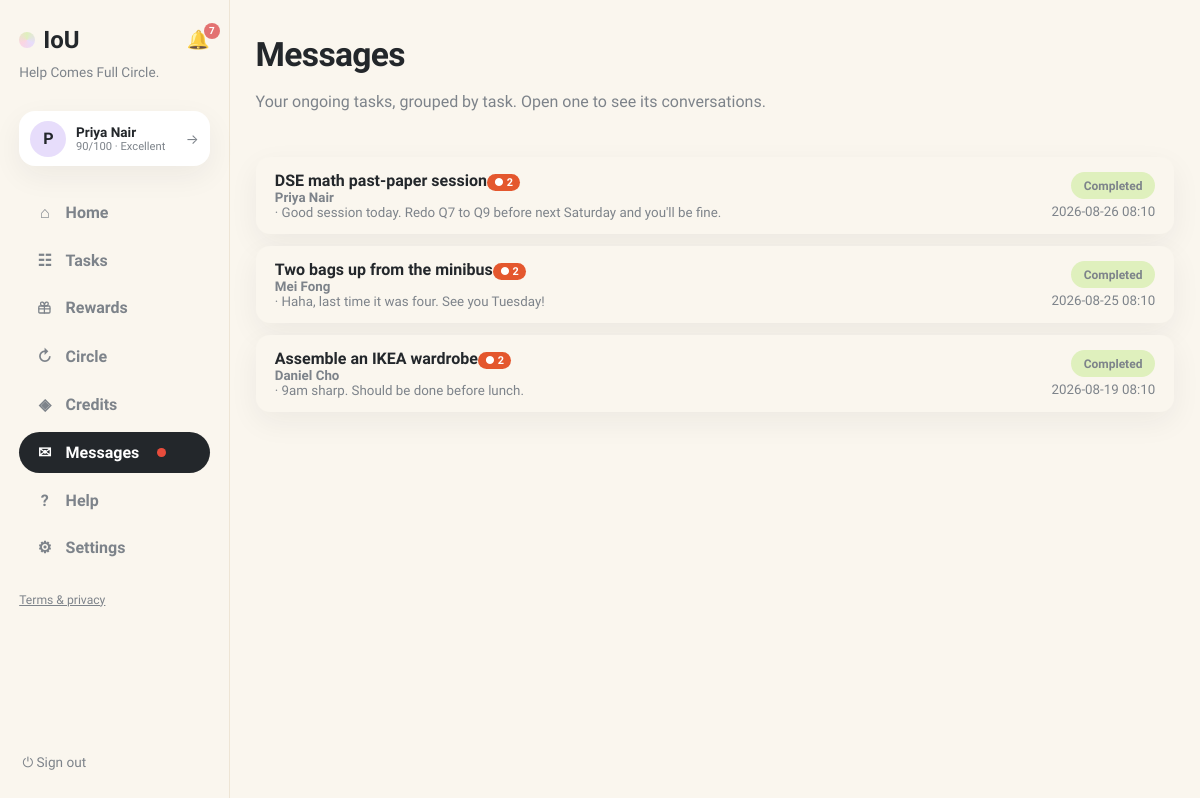
Page /messages (signed in) on the earlier database version.
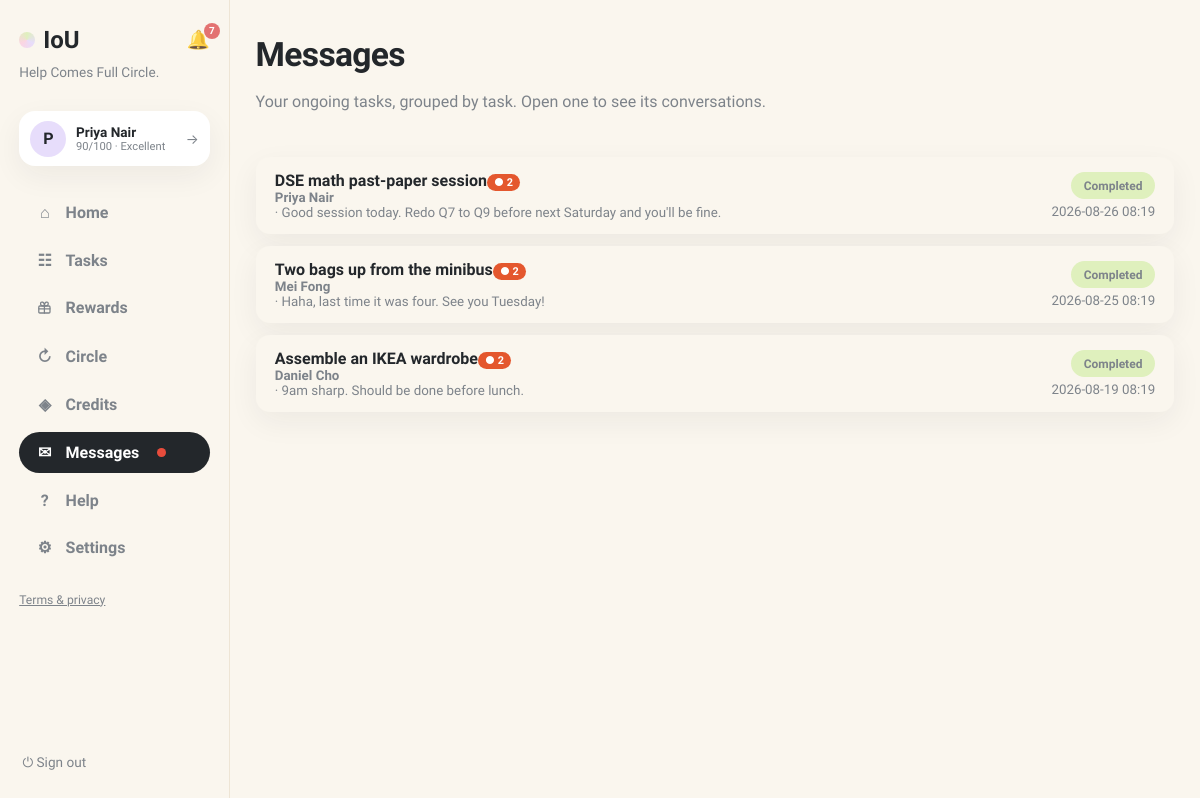
Same page on the later database version.
### tables this page shows
CREATE TABLE users (
                id INTEGER PRIMARY KEY, name TEXT NOT NULL, email TEXT UNIQUE NOT NULL,
                password TEXT NOT NULL, balance INTEGER NOT NULL DEFAULT 0,
                held_balance INTEGER NOT NULL DEFAULT 0,
                is_moderator INTEGER NOT NULL DEFAULT 0
            , language TEXT NOT NULL DEFAULT 'en', address TEXT, district TEXT, hkid TEXT, address_id TEXT, age INTEGER, birthday TEXT, skills TEXT NOT NULL DEFAULT '', community_helper INTEGER NOT NULL DEFAULT 0, created_at TEXT, consent_analytics INTEGER NOT NULL DEFAULT 0, reliability INTEGER NOT NULL DEFAULT 60, account_status TEXT NOT NULL DEFAULT 'active', analytics_consent INTEGER NOT NULL DEFAULT 0, username TEXT, bio TEXT, verification_identity TEXT NOT NULL DEFAULT 'unverified', verification_neighbourhood TEXT NOT NULL DEFAULT 'unverified', vis_photo INTEGER NOT NULL DEFAULT 1, vis_neighbourhood INTEGER NOT NULL DEFAULT 1, vis_skills INTEGER NOT NULL DEFAULT 1, vis_bio INTEGER NOT NULL DEFAULT 1, vis_completed INTEGER NOT NULL DEFAULT 1, vis_circle INTEGER NOT NULL DEFAULT 1, circle_enabled INTEGER NOT NULL DEFAULT 1, circle_notifications INTEGER NOT NULL DEFAULT 1, circle_community_only INTEGER NOT NULL DEFAULT 0, circle_max_distance_km REAL NOT NULL DEFAULT 2.0, circle_availability TEXT NOT NULL DEFAULT '');

CREATE TABLE requests (
                id INTEGER PRIMARY KEY, title TEXT NOT NULL, description TEXT NOT NULL,
                category TEXT NOT NULL, requester_id INTEGER NOT NULL,
                status TEXT NOT NULL DEFAULT 'open', provider_id INTEGER,
                requester_value INTEGER, requester_buffer INTEGER,
                provider_value INTEGER, provider_buffer INTEGER,
                agreed_value INTEGER, negotiation_deadline TEXT,
                effort_minutes INTEGER, complexity INTEGER, quality_score INTEGER,
                completed_at TEXT,
                created_at TEXT NOT NULL, location TEXT, needed_by TEXT, urgency TEXT, meetup_date TEXT, meetup_time TEXT, meetup_location TEXT, preferred_time TEXT, completion_note TEXT, completion_evidence TEXT, confirm_requester INTEGER NOT NULL DEFAULT 0, confirm_provider INTEGER NOT NULL DEFAULT 0, started_at TEXT, provider_completed_at TEXT, requester_confirmed_at TEXT, release_at TEXT, proof_path TEXT, proof_status TEXT, dispute_eligible INTEGER NOT NULL DEFAULT 1, dispute_window_days INTEGER NOT NULL DEFAULT 3, settlement_value INTEGER, circle_id INTEGER, cancel_requested_by INTEGER, cancel_reason TEXT, cancel_compensation INTEGER NOT NULL DEFAULT 0, evidence_required INTEGER NOT NULL DEFAULT 1, duration_minutes INTEGER NOT NULL DEFAULT 0, community_id INTEGER, visibility TEXT NOT NULL DEFAULT 'public', reservation_status TEXT NOT NULL DEFAULT 'public', selected_by_user_id INTEGER, was_ever_reserved INTEGER NOT NULL DEFAULT 0,
                FOREIGN KEY(requester_id) REFERENCES users(id),
                FOREIGN KEY(provider_id) REFERENCES users(id)
            );

### app.py (the view)
@app.get("/messages", response_class=HTMLResponse)
def messages_page(request: Request):
    user = current_user(request)
    if not user:
        return RedirectResponse("/login", status_code=303)
    with db() as connection:
        threads = connection.execute(
            """SELECT r.id, r.title, r.status, r.category,
                      u.name requester_name, p.name provider_name,
                      (SELECT body FROM messages m WHERE m.request_id=r.id ORDER BY m.created_at DESC, m.id DESC LIMIT 1) last_body,
                      (SELECT created_at FROM messages m WHERE m.request_id=r.id ORDER BY m.created_at DESC, m.id DESC LIMIT 1) last_at,
                      (SELECT u2.name FROM messages m JOIN users u2 ON u2.id=m.sender_id
                        WHERE m.request_id=r.id AND m.sender_id IS NOT NULL
                        ORDER BY m.created_at DESC, m.id DESC LIMIT 1) last_sender_name,
                      (SELECT COUNT(*) FROM messages m WHERE m.request_id=r.id) msg_count,
                      (SELECT COUNT(*) FROM messages m
                        LEFT JOIN thread_reads tr ON tr.request_id=m.request_id AND tr.user_id=?
                        WHERE m.request_id=r.id AND m.sender_id IS NOT NULL AND m.sender_id != ?
                          AND m.id > COALESCE(tr.last_read_id, 0)) unread_count
               FROM requests r JOIN users u ON u.id=r.requester_id
               LEFT JOIN users p ON p.id=r.provider_id
               WHERE (r.requester_id=? OR r.provider_id=?
                      OR EXISTS (SELECT 1 FROM request_participants rp
                                 WHERE rp.request_id=r.id AND rp.user_id=?))
                 AND EXISTS (SELECT 1 FROM messages m WHERE m.request_id=r.id)
               ORDER BY last_at DESC""",
            (user["id"], user["id"], user["id"], user["id"], user["id"]),
        ).fetchall()
        exchanges = []
        for t in threads:
            item = load_request(connection, t["id"])
            needs, cta, label, href = exchange_flag(connection, item, user["id"])
            exchanges.append({"t": t, "needs": needs, "cta": cta, "label": label, "href": href})
        exchanges.sort(key=lambda e: not e["needs"])
    return render(request, "messages.html", page="messages", exchanges=exchanges)

### templates/messages.html (shortened to what this page needs)
{% extends "base.html" %}
{% block content %}
<header class="page-head">
  <div>
    <h1>Messages</h1>
    <p class="muted">Your ongoing tasks, grouped by task. Open one to see its conversations.</p>
  </div>
</header>
<div class="exchange-table">
{% for e in exchanges %}
  <a class="exchange-row card {% if e.needs %}needs{% endif %}" href="{{ e.href }}">
    <div class="ex-main">
      <b>{{ e.t.title }}{% if e.t.unread_count %}<span class="thread-unread">● {{ e.t.unread_count }}</span>{% endif %}</b>
      <small class="ex-preview">{% if e.t.last_sender_name %}<b class="ex-sender">{{ e.t.last_sender_name }}</b> · {% endif %}{{ e.t.last_body[:80] }}</small>
    </div>
    <div class="ex-side">
      <span class="status s-{{ e.t.status }}">{{ status_labels[e.t.status] if e.t.status in status_labels else e.t.status.replace('_',' ') }}</span>
      {% if e.needs %}<span class="ex-action">Action required →</span>
      {% else %}<small class="muted">{{ e.t.last_at[:16].replace('T',' ') }}</small>{% endif %}
    </div>
  </a>
{% else %}
  <div class="card"><p class="empty">No messages yet. Offer to help someone on the Community board and it appears here. <a href="/browse">Go to Community →</a></p></div>
{% endfor %}
</div>
{% endblock %}

### templates/base.html (shortened to what this page needs)
<!doctype html>
<html lang="en"><head><link rel="stylesheet" href="/static/style.css"></head>
<body class="app-body">
<nav class="sidebar">
  <div class="brand-row">
    <a class="brand" href="/"><span class="brand-dot"></span>IoU</a>
    {% if user %}
    <a class="bell {% if page == 'notifications' %}active{% endif %}" href="/notifications" title="Notifications">🔔{% if unread_notifs or unread_msgs %}<span class="bell-badge">{{ (unread_notifs or 0) + (unread_msgs or 0) }}</span>{% endif %}</a>
    {% endif %}
  </div>
  <p class="brand-tag">Help Comes Full Circle.</p>
  {% if user %}
  <a class="side-user" href="/profile" title="Your profile">
    <div class="avatar">{{ user.name[0] }}</div>
    {% set sc = user.reliability if user.reliability is not none else 60 %}
    {% set lab = 'Suspended' if sc <= 0 else ('Restricted' if sc < 30 else ('Limited' if sc < 60 else ('Strong' if sc < 80 else 'Excellent'))) %}
    <div class="sidebar-user-meta"><b>{{ user.name }}</b>
      <small>{{ sc }}/100 · {{ lab }}</small>
    </div>
    <span class="side-user-arrow">→</span>
  </a>
  <div class="nav-links">
    <a class="nav-link {% if page == 'home' %}active{% endif %}" href="/"><span class="nav-ico">⌂</span>Home</a>
    <a class="nav-link {% if page == 'browse' %}active{% endif %}" href="/browse"><span class="nav-ico">☷</span>Tasks</a>
    <a class="nav-link " href="/rewards"><span class="nav-ico"></span>Rewards</a>
    <a class="nav-link {% if page == 'circle' %}active{% endif %}" href="/chain-invitations"><span class="nav-ico">↻</span>Circle{% if circle_pending %}<span class="unread-dot"></span>{% endif %}</a>
    <a class="nav-link {% if page == 'credits' %}active{% endif %}" href="/history"><span class="nav-ico">◈</span>Credits</a>
    <a class="nav-link {% if page == 'messages' %}active{% endif %}" href="/messages"><span class="nav-ico">✉</span>Messages{% if unread_msgs %}<span class="unread-dot"></span>{% endif %}</a>
    <a class="nav-link {% if page == 'help' %}active{% endif %}" href="/help"><span class="nav-ico">?</span>Help</a>
    <a class="nav-link {% if page == 'account' %}active{% endif %}" href="/account"><span class="nav-ico">⚙</span>Settings</a>
  </div>
  <p class="nav-footer"><a href="/legal">Terms &amp; privacy</a></p>
  <form method="post" action="/logout" class="side-logout"><button class="link-button" title="Sign out">⏻ Sign out</button></form>
  {% else %}
  <div class="nav-links">
    <a class="nav-link" href="/login"><span class="nav-ico">→</span>Sign in</a>
    <a class="nav-link" href="/register"><span class="nav-ico">＋</span>Create account</a>
  </div>
  <p class="nav-footer"><a href="/legal">Terms &amp; privacy</a></p>
  {% endif %}
</nav>
<main class="content {% block content_class %}{% endblock %}">{% block content %}{% endblock %}</main>
</body></html>

Differences in the rows shown:
changed users "Priya Nair": t "2026-08-26 08:10" → "2026-08-26 08:19"
changed users "Mei Fong": t "2026-08-25 08:10" → "2026-08-25 08:19"
changed users "Daniel Cho": t "2026-08-19 08:10" → "2026-08-19 08:19"
